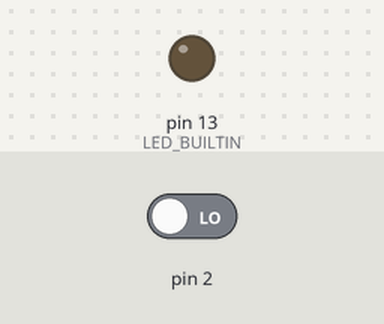
Bench run of a sketch on a simulated Arduino Uno, built with avr-gcc and run on an emulated ATmega328P. Shown: output pins drawn as LEDs (lit = HIGH). Inputs (shaded band) come from the test bench; at power-on: pin 2 LOW.

Above: at 1.2 s.
1.3 s: pin 2 driven HIGH
At 1.4 s:
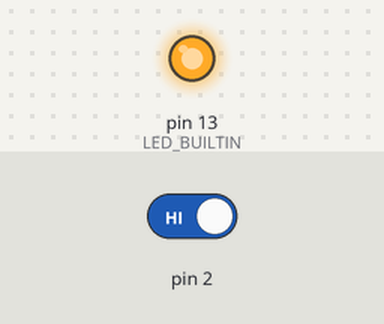
Timing chart, 0 to 4.3 s (numbered marks = the images above; inputs shaded):
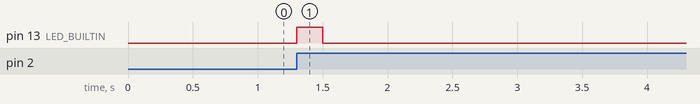

The sketch:

04.volatile.ino
```cpp
// Description
// volatile is a keyword known as a variable qualifier, it is usually used before the datatype of a variable,
// to modify the way in which the compiler and subsequent program treat the variable.
//
// Declaring a variable volatile is a directive to the compiler.
// The compiler is software which translates your C/C++ code into the machine code,
// which are the real instructions for the Atmega chip in the Arduino.
//
// Specifically, it directs the compiler to load the variable from RAM and not from a storage register,
// which is a temporary memory location where program variables are stored and manipulated.
// Under certain conditions, the value for a variable stored in registers can be inaccurate.
//
// A variable should be declared volatile
// whenever its value can be changed by something beyond the control of the code section in which it appears,
// such as a concurrently executing thread.
// In the Arduino, the only place that this is likely to occur
// is in sections of code associated with interrupts, called an interrupt service routine.
//
// int or long volatiles
// If the volatile variable is bigger than a byte (e.g. a 16 bit int or a 32 bit long),
// hen the microcontroller can not read it in one step, because it is an 8 bit microcontroller.
// This means that while your main code section (e.g. your loop) reads the first 8 bits of the variable,
// the interrupt might already change the second 8 bits. This will produce random values for the variable.
//
// Remedy:
//
// While the variable is read, interrupts need to be disabled,
// so they can’t mess with the bits, while they are read.
// There are several ways to do this:
// 1.LANGUAGE noInterrupts
// 2.use the ATOMIC_BLOCK macro. Atomic operations are single MCU operations - the smallest possible unit.
//
// Example Code
// The volatile modifier ensures that changes to the state variable are immediately visible in loop().
// Without the volatile modifier, the state variable may be loaded into a register
// when entering the function and would not be updated anymore until the function ends.

// Flashes the LED for 1 s if the input has changed
// in the previous second.

volatile byte changed = 0;

void setup() {
    pinMode(LED_BUILTIN, OUTPUT);
    attachInterrupt(digitalPinToInterrupt(2), toggle, CHANGE);
}

void loop() {
    if (changed == 1) {
        // toggle() has been called from interrupts!

        // Reset changed to 0
        changed = 0;

        // Blink LED for 200 ms
        digitalWrite(LED_BUILTIN, HIGH);
        delay(200);
        digitalWrite(LED_BUILTIN, LOW);
    }
}

void toggle() {
    changed = 1;
}

// To access a variable with size greater than the microcontroller’s 8-bit data bus,
// use the ATOMIC_BLOCK macro. The macro ensures that the variable
// is read in an atomic operation, i.e. its contents cannot be altered while it is being read.
//
// #include <util/atomic.h> // this library includes the ATOMIC_BLOCK macro.
// volatile int input_from_interrupt;
//
// Somewhere in the code, e.g. inside loop()
//   ATOMIC_BLOCK(ATOMIC_RESTORESTATE) {
//     // code with interrupts blocked (consecutive atomic operations will not get interrupted)
//     int result = input_from_interrupt;
//   }
```

Measured:
- after the input at 1.3 s, pin 13 (LED_BUILTIN): LOW → HIGH at once, → LOW 0.20 s later
